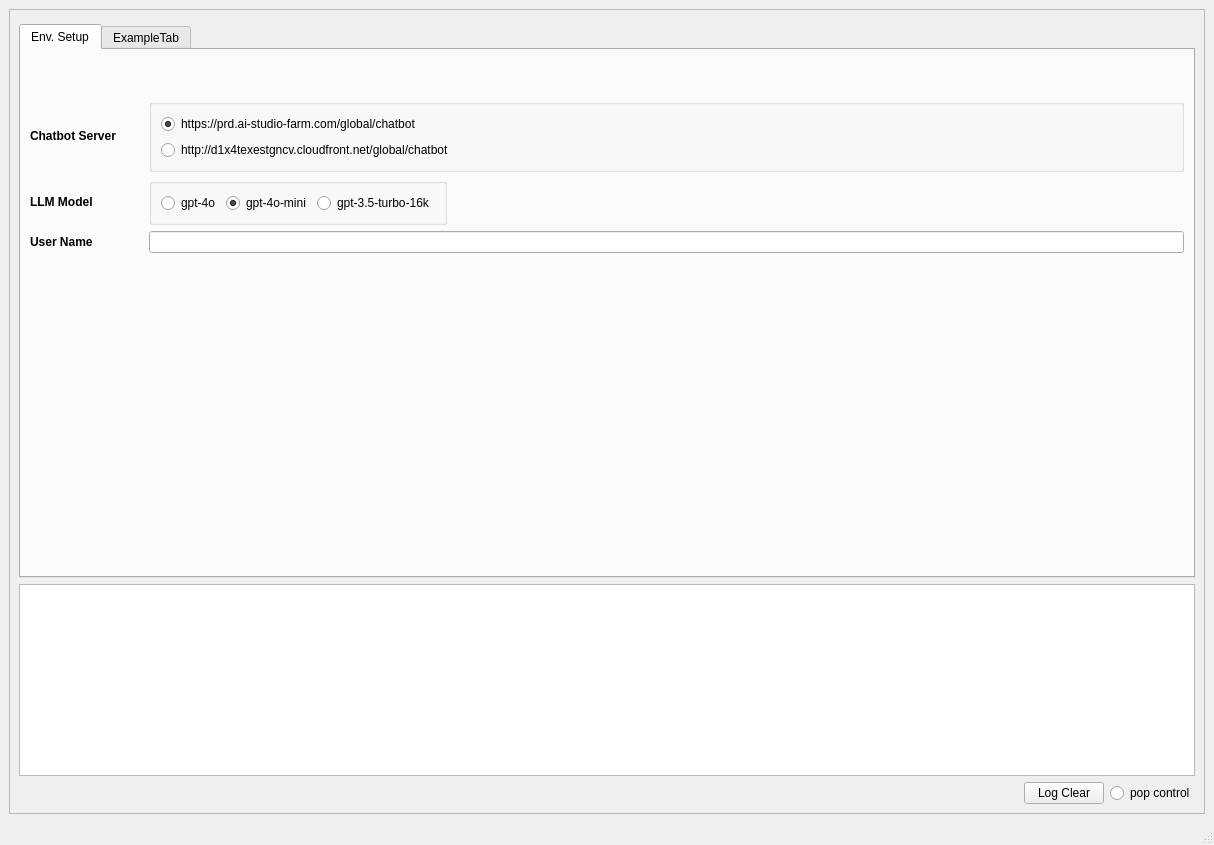
<?xml version="1.0" encoding="UTF-8"?>
<ui version="4.0">
 <class>MainWindow</class>
 <widget class="QMainWindow" name="MainWindow">
  <property name="geometry">
   <rect>
    <x>0</x>
    <y>0</y>
    <width>1214</width>
    <height>845</height>
   </rect>
  </property>
  <property name="windowTitle">
   <string>MainWindow</string>
  </property>
  <widget class="QWidget" name="centralwidget">
   <layout class="QVBoxLayout" name="verticalLayout">
    <item>
     <widget class="QFrame" name="frame">
      <property name="frameShape">
       <enum>QFrame::StyledPanel</enum>
      </property>
      <property name="frameShadow">
       <enum>QFrame::Raised</enum>
      </property>
      <layout class="QVBoxLayout" name="verticalLayout_8">
       <item>
        <spacer name="verticalSpacer">
         <property name="orientation">
          <enum>Qt::Vertical</enum>
         </property>
         <property name="sizeType">
          <enum>QSizePolicy::Fixed</enum>
         </property>
         <property name="sizeHint" stdset="0">
          <size>
           <width>20</width>
           <height>5</height>
          </size>
         </property>
        </spacer>
       </item>
       <item>
        <widget class="QTabWidget" name="tabWidget">
         <property name="currentIndex">
          <number>0</number>
         </property>
         <widget class="QWidget" name="tab_5">
          <attribute name="title">
           <string>Env. Setup</string>
          </attribute>
          <layout class="QVBoxLayout" name="verticalLayout_15">
           <item>
            <spacer name="verticalSpacer_10">
             <property name="orientation">
              <enum>Qt::Vertical</enum>
             </property>
             <property name="sizeType">
              <enum>QSizePolicy::Fixed</enum>
             </property>
             <property name="sizeHint" stdset="0">
              <size>
               <width>20</width>
               <height>40</height>
              </size>
             </property>
            </spacer>
           </item>
           <item>
            <layout class="QGridLayout" name="gridLayout_6">
             <item row="3" column="1">
              <widget class="QLineEdit" name="userlineEdit">
               <property name="text">
                <string/>
               </property>
              </widget>
             </item>
             <item row="0" column="1">
              <layout class="QVBoxLayout" name="verticalLayout_16">
               <item>
                <widget class="QGroupBox" name="groupBox_6">
                 <property name="title">
                  <string/>
                 </property>
                 <layout class="QVBoxLayout" name="verticalLayout_17">
                  <item>
                   <widget class="QRadioButton" name="prdradioButton">
                    <property name="text">
                     <string>https://prd.ai-studio-farm.com/global/chatbot</string>
                    </property>
                    <property name="checked">
                     <bool>true</bool>
                    </property>
                   </widget>
                  </item>
                  <item>
                   <widget class="QRadioButton" name="devradioButton">
                    <property name="text">
                     <string>http://d1x4texestgncv.cloudfront.net/global/chatbot</string>
                    </property>
                   </widget>
                  </item>
                 </layout>
                </widget>
               </item>
              </layout>
             </item>
             <item row="3" column="0">
              <widget class="QLabel" name="label_12">
               <property name="font">
                <font>
                 <weight>75</weight>
                 <italic>false</italic>
                 <bold>true</bold>
                </font>
               </property>
               <property name="text">
                <string>User Name</string>
               </property>
              </widget>
             </item>
             <item row="0" column="0">
              <widget class="QLabel" name="label_18">
               <property name="font">
                <font>
                 <weight>75</weight>
                 <bold>true</bold>
                </font>
               </property>
               <property name="text">
                <string>Chatbot Server</string>
               </property>
              </widget>
             </item>
             <item row="2" column="1">
              <layout class="QHBoxLayout" name="horizontalLayout_8">
               <item>
                <widget class="QGroupBox" name="groupBox_3">
                 <property name="title">
                  <string/>
                 </property>
                 <layout class="QHBoxLayout" name="horizontalLayout_9">
                  <item>
                   <widget class="QRadioButton" name="creation_gpt4o_radioButton">
                    <property name="font">
                     <font>
                      <weight>50</weight>
                      <bold>false</bold>
                     </font>
                    </property>
                    <property name="text">
                     <string>gpt-4o</string>
                    </property>
                    <property name="checked">
                     <bool>false</bool>
                    </property>
                   </widget>
                  </item>
                  <item>
                   <widget class="QRadioButton" name="creation_gpt4omini_radioButton">
                    <property name="font">
                     <font>
                      <weight>50</weight>
                      <bold>false</bold>
                     </font>
                    </property>
                    <property name="text">
                     <string>gpt-4o-mini</string>
                    </property>
                    <property name="checked">
                     <bool>true</bool>
                    </property>
                   </widget>
                  </item>
                  <item>
                   <widget class="QRadioButton" name="creation_gpt35turbo_radioButton">
                    <property name="font">
                     <font>
                      <weight>50</weight>
                      <bold>false</bold>
                     </font>
                    </property>
                    <property name="text">
                     <string>gpt-3.5-turbo-16k</string>
                    </property>
                   </widget>
                  </item>
                 </layout>
                </widget>
               </item>
               <item>
                <spacer name="horizontalSpacer_4">
                 <property name="orientation">
                  <enum>Qt::Horizontal</enum>
                 </property>
                 <property name="sizeHint" stdset="0">
                  <size>
                   <width>40</width>
                   <height>20</height>
                  </size>
                 </property>
                </spacer>
               </item>
              </layout>
             </item>
             <item row="2" column="0">
              <widget class="QLabel" name="label_6">
               <property name="font">
                <font>
                 <weight>75</weight>
                 <italic>false</italic>
                 <bold>true</bold>
                </font>
               </property>
               <property name="text">
                <string>LLM Model               </string>
               </property>
              </widget>
             </item>
            </layout>
           </item>
           <item>
            <spacer name="verticalSpacer_7">
             <property name="orientation">
              <enum>Qt::Vertical</enum>
             </property>
             <property name="sizeHint" stdset="0">
              <size>
               <width>20</width>
               <height>40</height>
              </size>
             </property>
            </spacer>
           </item>
          </layout>
         </widget>
         <widget class="QWidget" name="tab">
          <attribute name="title">
           <string>ExampleTab</string>
          </attribute>
          <layout class="QVBoxLayout" name="verticalLayout_3">
           <item>
            <widget class="QGroupBox" name="groupBox_7">
             <property name="font">
              <font>
               <weight>75</weight>
               <bold>true</bold>
              </font>
             </property>
             <property name="title">
              <string/>
             </property>
             <layout class="QVBoxLayout" name="verticalLayout_13">
              <item>
               <spacer name="verticalSpacer_2">
                <property name="orientation">
                 <enum>Qt::Vertical</enum>
                </property>
                <property name="sizeType">
                 <enum>QSizePolicy::Fixed</enum>
                </property>
                <property name="sizeHint" stdset="0">
                 <size>
                  <width>20</width>
                  <height>10</height>
                 </size>
                </property>
               </spacer>
              </item>
              <item>
               <layout class="QHBoxLayout" name="horizontalLayout_7">
                <item>
                 <widget class="QLabel" name="label_5">
                  <property name="font">
                   <font>
                    <weight>75</weight>
                    <bold>true</bold>
                   </font>
                  </property>
                  <property name="text">
                   <string>Source Directory</string>
                  </property>
                 </widget>
                </item>
                <item>
                 <widget class="QLineEdit" name="dirlineEdit">
                  <property name="font">
                   <font>
                    <weight>50</weight>
                    <bold>false</bold>
                   </font>
                  </property>
                 </widget>
                </item>
                <item>
                 <widget class="QPushButton" name="dirpushButton">
                  <property name="font">
                   <font>
                    <weight>50</weight>
                    <bold>false</bold>
                   </font>
                  </property>
                  <property name="text">
                   <string>Dir Open</string>
                  </property>
                 </widget>
                </item>
               </layout>
              </item>
              <item>
               <spacer name="verticalSpacer_9">
                <property name="orientation">
                 <enum>Qt::Vertical</enum>
                </property>
                <property name="sizeType">
                 <enum>QSizePolicy::Fixed</enum>
                </property>
                <property name="sizeHint" stdset="0">
                 <size>
                  <width>20</width>
                  <height>20</height>
                 </size>
                </property>
               </spacer>
              </item>
              <item>
               <widget class="QGroupBox" name="groupBox_4">
                <property name="font">
                 <font>
                  <weight>75</weight>
                  <bold>true</bold>
                 </font>
                </property>
                <property name="title">
                 <string>Ctrl.params.</string>
                </property>
                <layout class="QVBoxLayout" name="verticalLayout_6">
                 <item>
                  <layout class="QGridLayout" name="gridLayout_5">
                   <item row="0" column="0">
                    <widget class="QLabel" name="label_8">
                     <property name="font">
                      <font>
                       <weight>50</weight>
                       <bold>false</bold>
                      </font>
                     </property>
                     <property name="text">
                      <string>Test Size</string>
                     </property>
                    </widget>
                   </item>
                   <item row="0" column="1">
                    <widget class="QLineEdit" name="n_lineEdit">
                     <property name="font">
                      <font>
                       <weight>50</weight>
                       <bold>false</bold>
                      </font>
                     </property>
                     <property name="text">
                      <string>10</string>
                     </property>
                    </widget>
                   </item>
                  </layout>
                 </item>
                </layout>
               </widget>
              </item>
              <item>
               <layout class="QHBoxLayout" name="horizontalLayout_10">
                <item>
                 <spacer name="horizontalSpacer_2">
                  <property name="orientation">
                   <enum>Qt::Horizontal</enum>
                  </property>
                  <property name="sizeHint" stdset="0">
                   <size>
                    <width>40</width>
                    <height>20</height>
                   </size>
                  </property>
                 </spacer>
                </item>
                <item>
                 <widget class="QPushButton" name="gengenpushButton">
                  <property name="font">
                   <font>
                    <weight>50</weight>
                    <bold>false</bold>
                   </font>
                  </property>
                  <property name="text">
                   <string>Generate (질문 생성)</string>
                  </property>
                 </widget>
                </item>
               </layout>
              </item>
              <item>
               <spacer name="verticalSpacer_6">
                <property name="orientation">
                 <enum>Qt::Vertical</enum>
                </property>
                <property name="sizeType">
                 <enum>QSizePolicy::Fixed</enum>
                </property>
                <property name="sizeHint" stdset="0">
                 <size>
                  <width>20</width>
                  <height>10</height>
                 </size>
                </property>
               </spacer>
              </item>
              <item>
               <layout class="QHBoxLayout" name="horizontalLayout_11">
                <item>
                 <widget class="QLabel" name="label_7">
                  <property name="font">
                   <font>
                    <weight>50</weight>
                    <bold>false</bold>
                   </font>
                  </property>
                  <property name="text">
                   <string>Files Num.</string>
                  </property>
                 </widget>
                </item>
                <item>
                 <widget class="QLineEdit" name="filenumlineEdit">
                  <property name="sizePolicy">
                   <sizepolicy hsizetype="Minimum" vsizetype="Fixed">
                    <horstretch>0</horstretch>
                    <verstretch>0</verstretch>
                   </sizepolicy>
                  </property>
                  <property name="font">
                   <font>
                    <weight>50</weight>
                    <bold>false</bold>
                   </font>
                  </property>
                 </widget>
                </item>
                <item>
                 <spacer name="horizontalSpacer_3">
                  <property name="orientation">
                   <enum>Qt::Horizontal</enum>
                  </property>
                  <property name="sizeHint" stdset="0">
                   <size>
                    <width>40</width>
                    <height>20</height>
                   </size>
                  </property>
                 </spacer>
                </item>
                <item>
                 <widget class="QPushButton" name="clear_pushButton">
                  <property name="font">
                   <font>
                    <weight>50</weight>
                    <bold>false</bold>
                   </font>
                  </property>
                  <property name="text">
                   <string>Clear</string>
                  </property>
                 </widget>
                </item>
               </layout>
              </item>
              <item>
               <widget class="QListWidget" name="filelistlistWidget">
                <property name="font">
                 <font>
                  <weight>50</weight>
                  <bold>false</bold>
                 </font>
                </property>
               </widget>
              </item>
             </layout>
            </widget>
           </item>
          </layout>
         </widget>
        </widget>
       </item>
       <item>
        <widget class="QTextBrowser" name="logtextbrowser">
         <property name="sizePolicy">
          <sizepolicy hsizetype="Preferred" vsizetype="Minimum">
           <horstretch>0</horstretch>
           <verstretch>0</verstretch>
          </sizepolicy>
         </property>
        </widget>
       </item>
       <item>
        <layout class="QHBoxLayout" name="horizontalLayout_4">
         <item>
          <spacer name="horizontalSpacer_5">
           <property name="orientation">
            <enum>Qt::Horizontal</enum>
           </property>
           <property name="sizeHint" stdset="0">
            <size>
             <width>40</width>
             <height>20</height>
            </size>
           </property>
          </spacer>
         </item>
         <item>
          <widget class="QPushButton" name="log_clear_pushButton">
           <property name="text">
            <string>Log Clear</string>
           </property>
          </widget>
         </item>
         <item>
          <widget class="QRadioButton" name="popctrl_radioButton">
           <property name="text">
            <string>pop control</string>
           </property>
          </widget>
         </item>
        </layout>
       </item>
      </layout>
     </widget>
    </item>
   </layout>
  </widget>
  <widget class="QMenuBar" name="menubar">
   <property name="geometry">
    <rect>
     <x>0</x>
     <y>0</y>
     <width>1214</width>
     <height>21</height>
    </rect>
   </property>
  </widget>
  <widget class="QStatusBar" name="statusbar"/>
 </widget>
 <resources/>
 <connections/>
</ui>
